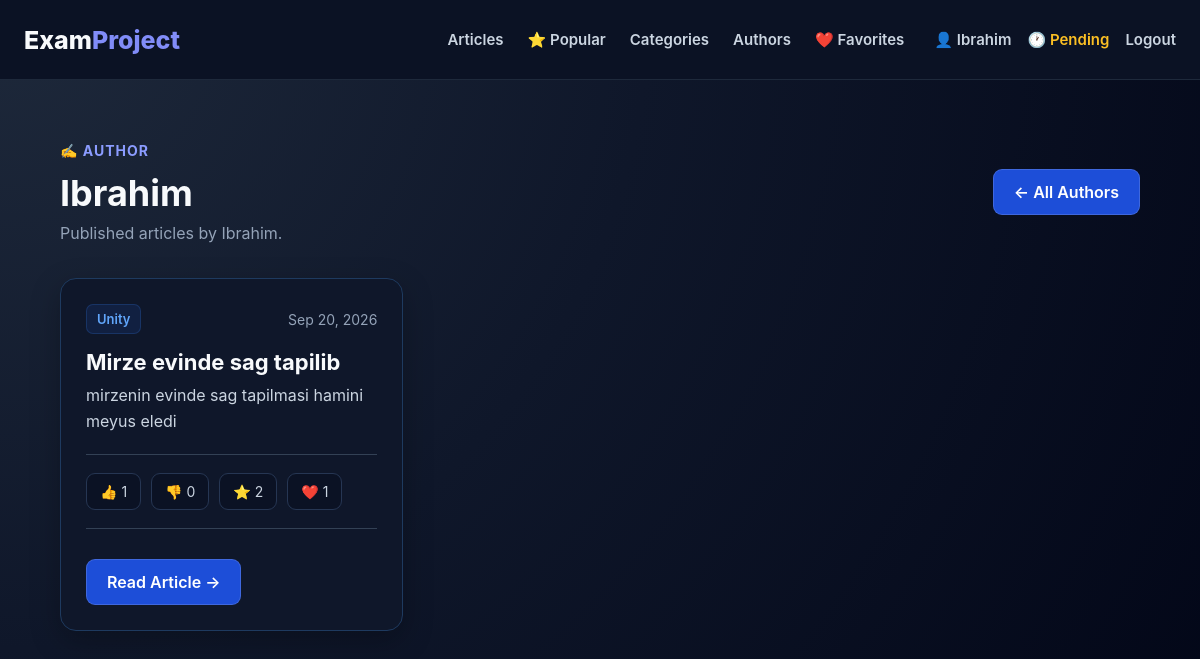
/articles/authors/1/ (signed in), run on the app's committed database.
### articles/models.py (models this page shows, shortened)
class Article(models.Model):
    title = models.CharField(
        max_length=200
    )
    image = models.ImageField(
        upload_to="articles/",
        blank=True,
        null=True
    )
    content = models.TextField()
    category = models.ForeignKey(
        Category,
        on_delete=models.SET_NULL,
        null=True,
        related_name="articles"
    )
    author = models.ForeignKey(
        User,
        on_delete=models.CASCADE,
        related_name="articles"
    )
    created_at = models.DateTimeField(
        auto_now_add=True
    )
    updated_at = models.DateTimeField(
        auto_now=True
    )
    status = models.CharField(
        max_length=20,
        choices=[
            ("pending", "Pending"),
            ("published", "Published"),
        ],
        default="pending"
    )
    likes = models.ManyToManyField(
        User,
        related_name="liked_articles",
        blank=True
    )
    dislikes = models.ManyToManyField(
        User,
        related_name="disliked_articles",
        blank=True
    )
    favorites = models.ManyToManyField(
        User,
        related_name="favorite_articles",
        blank=True
    )

class Category(models.Model):
    name = models.CharField(
        max_length=100,
        unique=True
    )

### articles/views.py (the view)
def author_articles(request, author_id):
    author = get_object_or_404(
        User,
        id=author_id
    )
    articles = Article.objects.filter(
        author=author,
        status="published"
    ).select_related(
        "author",
        "category"
    ).prefetch_related(
        "ratings",
        "likes",
        "dislikes",
        "favorites"
    ).order_by("-created_at")
    return render(request, "article/author_articles.html", {
        "author": author,
        "articles": articles
    })

### templates/article/author_articles.html (shortened to what this page needs)
{% extends "base.html" %}
{% block content %}
<div class="articles-container">
    <div class="articles-header">
        <div>
            <span class="authors-label">
                ✍️ AUTHOR
            </span>
            <h1>{{ author.username }}</h1>
            <p>
                Published articles by {{ author.username }}.
            </p>
        </div>
        <a
            href="{% url 'author_list' %}"
            class="btn btn-secondary"
        >
            ← All Authors
        </a>
    </div>
    {% if articles %}
        <div class="articles-grid">
            {% for article in articles %}
                <article class="article-card">
                    <div class="article-card-content">
                        <div class="article-meta">
                            {% if article.category %}
                                <span class="article-category">
                                    {{ article.category.name }}
                                </span>
                            {% endif %}
                            <span>
                                {{ article.created_at|date:"M d, Y" }}
                            </span>
                        </div>
                        <h2>
                            {{ article.title }}
                        </h2>
                        <p class="article-preview">
                            {{ article.content|truncatewords:30 }}
                        </p>
                        <div class="article-stats">
                            <span>
                                👍 {{ article.likes.count }}
                            </span>
                            <span>
                                👎 {{ article.dislikes.count }}
                            </span>
                            <span>
                                ⭐ {{ article.ratings.count }}
                            </span>
                            <span>
                                ❤️ {{ article.favorites.count }}
                            </span>
                        </div>
                        <a
                            href="{% url 'article_detail' article.id %}"
                            class="btn btn-secondary"
                        >
                            Read Article →
                        </a>
                    </div>
                </article>
            {% endfor %}
        </div>
    {% endif %}
</div>
{% endblock %}

### templates/base.html (shortened to what this page needs)
{% load static %}
<!DOCTYPE html>
<html lang="en">
<head>
    <link rel="stylesheet"
          href="{% static 'css/style.css' %}">
</head>
<body>
<header class="navbar">
    <div class="navbar-container">
        <a href="{% url 'home' %}"
           class="navbar-logo">
            Exam<span>Project</span>
        </a>
        <nav class="navbar-links">
            <a href="{% url 'article_list' %}">
                Articles
            </a>
            <a href="{% url 'popular_articles' %}">
                ⭐ Popular
            </a>
            <a href="{% url 'category_list' %}">
                Categories
            </a>
            <a href="{% url 'author_list' %}">
                Authors
            </a>
            {% if user.is_authenticated %}
                <a href="{% url 'favorite_articles' %}">
                    ❤️ Favorites
                </a>
            {% endif %}
        </nav>
        <div class="navbar-account">
            {% if user.is_authenticated %}
                <a href="{% url 'profile' %}" class="navbar-user">
    👤 {{ user.username }}
</a>
                {% if user.is_staff or user.is_superuser %}
                    <a href="{% url 'pending_articles' %}"
                       class="navbar-pending">
                        🕐 Pending
                    </a>
                {% endif %}
                <a href="{% url 'logout' %}">
                    Logout
                </a>
            {% endif %}
        </div>
    </div>
</header>
<main>
    {% block content %}
    {% endblock %}
</main>
</body>
</html>

### static/css/style.css (style rules this page uses)
* { margin: 0; padding: 0; box-sizing: border-box; }
body { font-family: Inter, -apple-system, BlinkMacSystemFont, "Segoe UI", sans-serif; background: radial-gradient( circle at top left, #1e293b, #0f172a 45%, #020617 ); color: #f8fafc; min-height: 100vh; }
.navbar { width: 100%; height: 80px; background: #0b1224; border-bottom: 1px solid #1e293b; display: flex; align-items: center; }
.navbar-container { width: 100%; max-width: 1200px; margin: 0 auto; padding: 0 24px; display: flex; align-items: center; justify-content: space-between; gap: 30px; }
.navbar-logo { flex-shrink: 0; color: #f8fafc; font-size: 25px; font-weight: 800; text-decoration: none; }
.navbar-logo span { color: #818cf8; }
.navbar-links { display: flex; align-items: center; gap: 24px; margin-left: auto; }
.navbar-links a { color: #cbd5e1; text-decoration: none; font-size: 15px; font-weight: 600; white-space: nowrap; transition: color 0.2s ease; }
.navbar-account { display: flex; align-items: center; gap: 16px; white-space: nowrap; }
.navbar-account a { color: #cbd5e1; text-decoration: none; font-size: 15px; font-weight: 600; }
.navbar-user { color: #e2e8f0; font-size: 15px; font-weight: 600; }
.navbar-pending { color: #fbbf24 !important; }
.btn-secondary { background: rgba(255, 255, 255, 0.08); border: 1px solid rgba(255, 255, 255, 0.15); }
.articles-container { width: 90%; max-width: 1200px; margin: 60px auto; }
.articles-header { display: flex; justify-content: space-between; align-items: center; margin-bottom: 35px; }
.articles-header h1 { margin: 0; color: #f8fafc; font-size: 36px; }
.articles-header p { color: #94a3b8; margin-top: 8px; }
.articles-grid { display: grid; grid-template-columns: repeat(3, 1fr); gap: 25px; }
.article-card { background: #0f172a; border: 1px solid #1e3a5f; border-radius: 16px; overflow: hidden; box-shadow: 0 10px 30px rgba(0, 0, 0, 0.25); transition: 0.2s ease; }
.article-card-content { padding: 25px; }
.article-meta { display: flex; justify-content: space-between; align-items: center; color: #64748b; font-size: 13px; margin-bottom: 15px; }
.article-category { background: #1e3a8a; color: #bfdbfe; padding: 5px 10px; border-radius: 6px; }
.article-card h2 { margin: 0 0 8px; color: #f8fafc; font-size: 22px; }
.article-preview { color: #cbd5e1; line-height: 1.6; margin-bottom: 20px; }
.article-stats { display: flex; gap: 15px; color: #94a3b8; font-size: 14px; margin-bottom: 20px; }
.article-card .btn, .articles-header .btn, .empty-articles .btn { display: inline-block; text-decoration: none; background: #1d4ed8; color: #ffffff; padding: 12px 20px; border-radius: 9px; font-weight: 600; transition: 0.2s ease; }
.btn.btn-secondary { display: inline-block; text-decoration: none; background: #1d4ed8; color: #ffffff; padding: 12px 20px; border-radius: 9px; font-weight: 600; transition: 0.2s ease; }
.article-meta { display: flex; align-items: center; gap: 12px; margin-bottom: 15px; color: #94a3b8; font-size: 14px; }
.article-category { display: inline-block; padding: 5px 10px; background: #334155; color: #cbd5e1; border-radius: 6px; font-size: 13px; font-weight: 600; }
.article-stats { display: flex; flex-wrap: wrap; align-items: center; gap: 18px; padding: 18px 0; border-top: 1px solid #334155; border-bottom: 1px solid #334155; color: #94a3b8; font-size: 14px; }
.article-stats span { display: inline-flex; align-items: center; gap: 5px; }
.authors-label { display: inline-block; margin-bottom: 12px; color: #8b9cff; font-size: 14px; font-weight: 700; letter-spacing: 1px; }
.article-category { color: #60a5fa; background: rgba(37, 99, 235, 0.12); border: 1px solid rgba(59, 130, 246, 0.2); padding: 6px 10px; border-radius: 7px; text-decoration: none; font-weight: 600; }
.article-stats { display: flex; flex-wrap: wrap; gap: 10px; margin-bottom: 30px; }
.article-stats span { padding: 9px 13px; background: #0b1224; border: 1px solid #263653; border-radius: 9px; color: #cbd5e1; font-size: 14px; }

### data on the page
Article: category.name "Unity", created_at "Sep 20, 2026", title "Mirze evinde sag tapilib", content "mirzenin evinde sag tapilmasi hamini meyus eledi", likes.count "1", dislikes.count "0", ratings.count "2", favorites.count "1"

### other printed values
{{ user.username }} "Ibrahim"
{{ author.username }} "Ibrahim"
